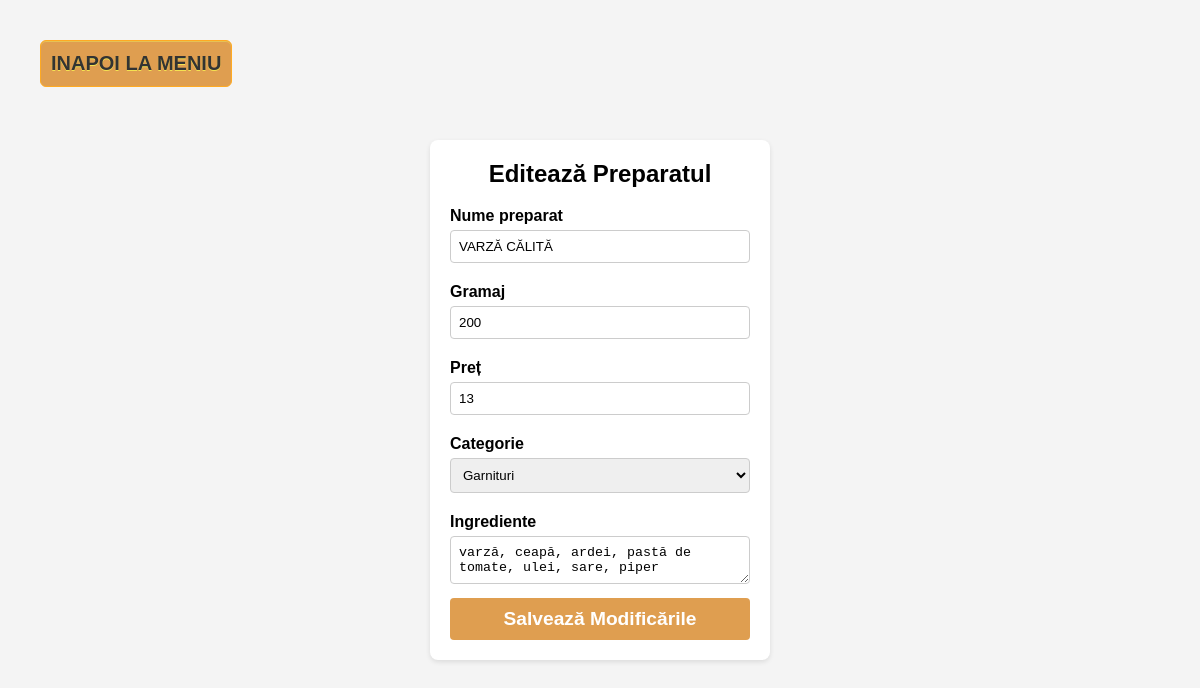
/Admin/edit-meniu-admin.php?id_preparat=11, run on the app's committed database.
### tables this page shows
CREATE TABLE IF NOT EXISTS `meniu` (
  `id_preparat` int NOT NULL AUTO_INCREMENT,
  `nume_preparat` varchar(40) NOT NULL,
  `descriere` varchar(150) NOT NULL,
  `gramaj` varchar(20) DEFAULT NULL,
  `pret` float NOT NULL,
  `categorie` set('ciorbe','garnituri','aperitive','gratar','preparate pui','salate aperitiv','salate','paste','desert') NOT NULL,
  PRIMARY KEY (`id_preparat`)
);

### Admin/edit-meniu-admin.php (the view, shortened to what this page needs)
<?php
$id_preparat = $_GET['id_preparat'];
include '../Fisiere PHP/conectarebd.php';
$sql_select = "SELECT * FROM meniu WHERE id_preparat = $id_preparat";
$result = mysqli_query($conn, $sql_select);
if ($result && mysqli_num_rows($result) > 0) {
    $preparat = mysqli_fetch_assoc($result);
} else {
    die("Eroare: Preparatul nu a fost găsit.");
}
$nume_preparat = $_POST['nume_preparat'] ?? $preparat['nume_preparat'];
$nume_preparat = strtoupper($nume_preparat);
$descriere = $_POST['descriere'] ?? $preparat['descriere'];
$gramaj = $_POST['gramaj'] ?? $preparat['gramaj'];
$pret = $_POST['pret'] ?? $preparat['pret'];
$categorie = $_POST['categorie'] ?? $preparat['categorie'];
?>
<!DOCTYPE html>
<html>
<head>
    <link rel="stylesheet" href="style-edit-meniu-admin.css">
</head>
<body>
    <br><br>
    <a href="meniu-mancare-admin.php" class="myButton">INAPOI LA MENIU</a>
    <form action="" method="POST">
        <h2>Editează Preparatul</h2>
        <label for="nume_preparat">Nume preparat</label>
        <input type="text" id="nume_preparat" name="nume_preparat" value="<?php echo htmlspecialchars($nume_preparat); ?>" required>
        <label for="gramaj">Gramaj</label>
        <input type="text" id="gramaj" name="gramaj" value="<?php echo htmlspecialchars($gramaj); ?>" required>
        <label for="pret">Preț</label>
        <input type="number" id="pret" name="pret" value="<?php echo htmlspecialchars($pret); ?>" required>
        <label for="categorie">Categorie</label>
        <select id="categorie" name="categorie" required>
            <option value="garnituri" <?php echo $categorie === 'garnituri' ? 'selected' : ''; ?>>Garnituri</option>
        </select>
        <label for="descriere">Ingrediente</label>
        <textarea id="descriere" name="descriere"><?php echo htmlspecialchars($descriere); ?></textarea>
        <button type="submit">Salvează Modificările</button>
    </form>
</body>
</html>

### Admin/style-edit-meniu-admin.css (style rules this page uses)
.myButton { box-shadow:inset 0px 1px 0px 0px #E6C255; background-color:#DF9E50; border-radius:6px; border:1px solid #ffaa22; display:inline-block; cursor:pointer; color:#333333; font-family:Arial; font-size:20px; font-weight:bold; padding:11px 10px; text-decoration:none; text-shadow:0px 1px 0px #f5e251; position: absolute; top: 40px; left: 40px; }
body { font-family: Arial, sans-serif; background-color: #f4f4f4; margin: 0; padding: 0; display: flex; justify-content: center; align-items: center; height: 100vh; }
form { background: #fff; padding: 20px; border-radius: 8px; box-shadow: 0 2px 5px rgba(0, 0, 0, 0.1); width: 300px; position: relative; }
form h2 { margin-top: 0; text-align: center; }
label { display: block; margin-top: 10px; font-weight: bold; }
input, select, textarea { width: 100%; padding: 8px; margin-top: 5px; margin-bottom: 10px; border: 1px solid #ccc; border-radius: 4px; box-sizing: border-box; }
button { background: #DF9E50; color: white; border: none; padding: 10px; width: 100%; border-radius: 4px; cursor: pointer; font-weight: bold; font-size: 1.2em; text-decoration: none; text-align: center; }

### data on the page
meniu: nume_preparat "VARZĂ CĂLITĂ", gramaj "200", pret "13", categorie "Garnituri", descriere "varză, ceapă, ardei, pastă de tomate, ulei, sare, piper"
